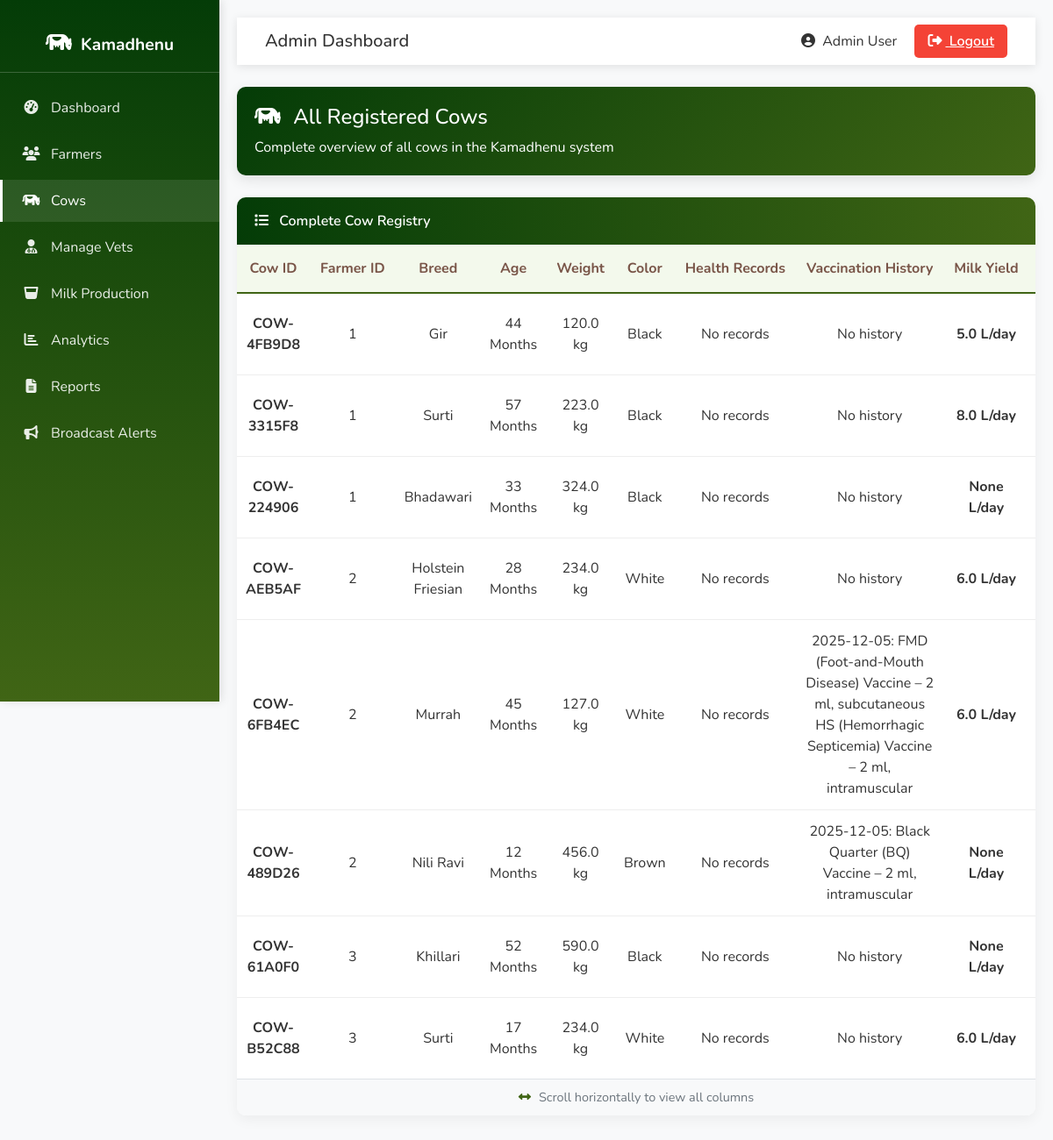
Page /admin/cows (signed in) on the committed database.
### tables this page shows
CREATE TABLE cows (
            cow_id TEXT PRIMARY KEY,
            farmer_id INTEGER,
            cattle_type TEXT NOT NULL,
            breed TEXT,
            date_of_birth DATE,  -- NEW: Date of birth
            age INTEGER,
            weight REAL,
            color TEXT,
            health_records TEXT,
            vaccination_history TEXT,
            milk_yield REAL,
            special_notes TEXT,
            photo TEXT,
            muzzle_id TEXT,
            muzzle_photo TEXT,
            father_id TEXT,
            mother_id TEXT,
            insurance_by TEXT,  -- NEW: Insurance company name
            insurance_policy_number TEXT,  -- NEW: Policy number
            insurance_valid_upto DATE,  -- NEW: Insurance expiry date
            created_at TIMESTAMP DEFAULT CURRENT_TIMESTAMP,
            FOREIGN KEY (farmer_id) REFERENCES farmers(farmer_id),
            FOREIGN KEY (father_id) REFERENCES cows(cow_id),
            FOREIGN KEY (mother_id) REFERENCES cows(cow_id)
        );

### app.py (the view)
@app.route('/admin/cows')
def admin_cows():
    if "admin" not in session:
        return redirect(url_for("admin_login"))
    conn = get_db()
    cursor = conn.cursor()
    cursor.execute("SELECT cow_id, breed, age, weight, color, health_records, vaccination_history, milk_yield, special_notes, farmer_id, photo,created_at FROM cows")
    cows = cursor.fetchall()
    conn.close()
    return render_template('admin_cows.html', cows=cows)

### app.py (called while the page is built)
def get_db():
    conn = sqlite3.connect(DB_NAME)
    conn.row_factory = sqlite3.Row
    return conn

@app.context_processor
def inject_lang():
    return {'current_lang': session.get('language', 'en')}

### templates/admin_cows.html (shortened to what this page needs)
<!DOCTYPE html>
<html lang="en">
<head>
    <link rel="stylesheet" href="https://cdn.jsdelivr.net/npm/bootstrap@5.3.0/dist/css/bootstrap.min.css">
    <link rel="stylesheet" href="https://cdnjs.cloudflare.com/ajax/libs/font-awesome/6.4.0/css/all.min.css">
</head>
<body>
    <div class="sidebar">
        <div class="sidebar-brand">
            <i class="fas fa-cow"></i><span>Kamadhenu</span>
        </div>
        <ul class="sidebar-nav">
            <li><a href="{{ url_for('admin_dashboard') }}" ><i class="fas fa-tachometer-alt"></i><span>Dashboard</span></a></li>
            <li><a href="{{ url_for('admin_farmers') }}"><i class="fas fa-users"></i><span>Farmers</span></a></li>
            <li><a href="{{ url_for('admin_cows') }}" class="active"><i class="fas fa-cow"></i><span>Cows</span></a></li>
            <li><a href="{{ url_for('manage_vets') }}"><i class="fas fa-user-md"></i><span>Manage Vets</span></a></li>
            <li><a href="{{ url_for('admin_milk_production') }}"><i class="fas fa-glass-whiskey"></i><span>Milk Production</span></a></li>
            <li><a href="{{ url_for('admin_analytics') }}"><i class="fas fa-chart-bar"></i><span>Analytics</span></a></li>
            <li><a href="{{ url_for('admin_reports') }}"><i class="fas fa-file-alt"></i><span>Reports</span></a></li>
             <li><a href="{{ url_for('admin_broadcast') }}"><i class="fas fa-bullhorn"></i><span>Broadcast Alerts</span></a></li>
        </ul>
    </div>
    <div class="main-content">
        <nav class="navbar navbar-expand-lg navbar-light">
            <div class="container-fluid">
                <h5 class="mb-0">Admin Dashboard</h5>
                <div>
                    <span class="me-3"><i class="fas fa-user-circle me-1"></i> Admin User</span>
                    <a href="{{ url_for('admin_logout') }}" class="btn-logout"><i class="fas fa-sign-out-alt me-1"></i> Logout</a>
                </div>
            </div>
        </nav>
        <div class="welcome-card">
            <h4><i class="fas fa-cow me-2"></i> All Registered Cows</h4>
            <p class="mb-0">Complete overview of all cows in the Kamadhenu system</p>
        </div>
        <div class="table-container">
            <div class="table-header">
                <i class="fas fa-list me-2"></i> Complete Cow Registry
            </div>
            <div style="overflow-x: auto;">
                <table class="cows-table">
                    <thead>
                        <tr>
                            <th>Cow ID</th>
                            <th>Farmer ID</th>
                            <th>Breed</th>
                            <th>Age</th>
                            <th>Weight</th>
                            <th>Color</th>
                            <th>Health Records</th>
                            <th>Vaccination History</th>
                            <th>Milk Yield</th>
                            <th>Special Notes</th>
                        </tr>
                    </thead>
                    <tbody>
                        {% for cow in cows %}
                        <tr>
                            <td><strong>{{ cow['cow_id'] }}</strong></td>
                            <td>{{ cow['farmer_id'] }}</td>
                            <td>{{ cow['breed'] }}</td>
                            <td>{{ cow['age'] }} Months</td>
                            <td>{{ cow['weight'] }} kg</td>
                            <td>{{ cow['color'] }}</td>
                            <td>{{ cow['health_records'] or 'No records' }}</td>
                            <td>{{ cow['vaccination_history'] or 'No history' }}</td>
                            <td><strong>{{ cow['milk_yield'] }} L/day</strong></td>
                            <td>{{ cow['special_notes'] or 'None' }}</td>
                        </tr>
                        {% endfor %}
                    </tbody>
                </table>
            </div>
            <div class="scroll-info">
                <i class="fas fa-arrows-alt-h"></i> Scroll horizontally to view all columns
            </div>
        </div>
    </div>
</body>
</html>

### templates/admin_cows.html (style rules this page uses)
:root { --primary-green: #043c07; --light-green: #0e5510; --pastoral-green: #406515; --cream: #fff9e6; --brown: #795548; --light-brown: #a98274; }
body { font-family: 'Nunito', sans-serif; background-color: #f8f9fa; color: #333; margin: 0; padding: 0; }
.sidebar { background: linear-gradient(to bottom, var(--primary-green), var(--pastoral-green)); color: white; height: 100vh; position: fixed; top: 0; left: 0; width: 250px; padding-top: 20px; box-shadow: 3px 0 10px rgba(0, 0, 0, 0.1); z-index: 1000; }
.sidebar-brand { padding: 1rem 1.5rem; font-size: 1.2rem; font-weight: 700; text-align: center; border-bottom: 1px solid rgba(255, 255, 255, 0.2); margin-bottom: 1rem; }
.sidebar-brand i { font-size: 1.5rem; margin-right: 10px; }
.sidebar-nav { list-style: none; padding: 0; margin: 0; }
.sidebar-nav li { margin-bottom: 5px; }
.sidebar-nav a { color: rgba(255, 255, 255, 0.9); text-decoration: none; padding: 12px 20px; display: block; transition: all 0.3s; border-left: 3px solid transparent; }
.sidebar-nav a:hover, .sidebar-nav a.active { background-color: rgba(255, 255, 255, 0.1); color: white; border-left: 3px solid white; }
.sidebar-nav i { width: 25px; text-align: center; margin-right: 10px; }
.main-content { margin-left: 250px; padding: 20px; }
.navbar { background-color: white; box-shadow: 0 2px 10px rgba(0, 0, 0, 0.1); padding: 15px 20px; margin-bottom: 25px; }
.welcome-card { background: linear-gradient(135deg, var(--primary-green), var(--pastoral-green)); color: white; border-radius: 10px; padding: 20px; margin-bottom: 25px; box-shadow: 0 5px 15px rgba(0, 0, 0, 0.1); }
.table-container { background: white; border-radius: 10px; box-shadow: 0 5px 15px rgba(0, 0, 0, 0.05); overflow: hidden; margin-bottom: 20px; }
.table-header { background: linear-gradient(to right, var(--primary-green), var(--pastoral-green)); color: white; padding: 15px 20px; font-weight: 600; }
.cows-table { width: 100%; border-collapse: collapse; min-width: 1200px; }
.cows-table th { background-color: rgba(139, 195, 74, 0.1); color: var(--brown); font-weight: 700; padding: 15px 12px; text-align: center; border-bottom: 2px solid var(--pastoral-green); white-space: nowrap; }
.cows-table td { padding: 12px 10px; border-bottom: 1px solid #eee; text-align: center; vertical-align: middle; }
.cows-table tr:last-child td { border-bottom: none; }
.btn-logout { background-color: #f44336; border: none; color: white; padding: 8px 15px; border-radius: 5px; font-weight: 600; transition: all 0.3s; }
.scroll-info { background-color: #f8f9fa; padding: 10px 15px; border-top: 1px solid #dee2e6; font-size: 0.9rem; color: #6c757d; text-align: center; }
.scroll-info i { margin-right: 5px; color: var(--pastoral-green); }
body { top: 0 !important; }
body { top: 0px !important; position: static !important; }

### rows in the picture
cows: cow_id "COW-4FB9D8", farmer_id "1", breed "Gir", age "44", weight "120.0", color "Black", cow "No records", cow "No history", milk_yield "5.0"
cows: cow_id "COW-3315F8", farmer_id "1", breed "Surti", age "57", weight "223.0", color "Black", health_records "No records", vaccination_history "No history", milk_yield "8.0"
cows: cow_id "COW-224906", farmer_id "1", breed "Bhadawari", age "33", weight "324.0", color "Black", health_records "No records", vaccination_history "No history", milk_yield "None"
cows: cow_id "COW-AEB5AF", farmer_id "2", breed "Holstein Friesian", age "28", weight "234.0", color "White", health_records "No records", vaccination_history "No history", milk_yield "6.0"
cows: cow_id "COW-6FB4EC", farmer_id "2", breed "Murrah", age "45", weight "127.0", color "White", health_records "No records", vaccination_history "2025-12-05: FMD (Foot-and-Mouth Disease) Vaccine – 2 ml, subcutaneous HS (Hemorrhagic Septicemia) Vaccine – 2 ml, intramuscular", milk_yield "6.0"
cows: cow_id "COW-489D26", farmer_id "2", breed "Nili Ravi", age "12", weight "456.0", color "Brown", health_records "No records", vaccination_history "2025-12-05: Black Quarter (BQ) Vaccine – 2 ml, intramuscular", milk_yield "None"
cows: cow_id "COW-61A0F0", farmer_id "3", breed "Khillari", age "52", weight "590.0", color "Black", health_records "No records", vaccination_history "No history", milk_yield "None"
cows: cow_id "COW-B52C88", farmer_id "3", breed "Surti", age "17", weight "234.0", color "White", health_records "No records", vaccination_history "No history", milk_yield "6.0"
